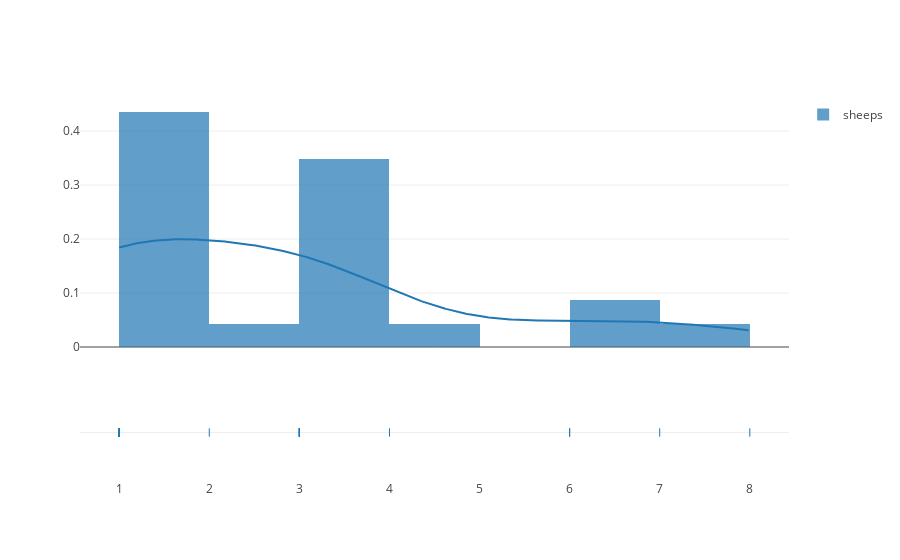

The notebook cell saved with this chart:
### Code cell
sheeps1 = sheeps[sheeps < q[.3]].dropna()
sheeps2 = sheeps[sheeps.between(q[.3], q[.91])].dropna()
sheeps3 = sheeps[sheeps.between(q[.91], q[1])].dropna()
#fig = ff.create_distplot([sheeps1.values, sheeps2.values, sheeps3.values], ['poor', 'medium', 'rich'])
fig = ff.create_distplot([sheeps.values], ['sheeps'])
iplot (fig)

### Figure 1 — Plotly figure (JSON) as saved in the notebook; plotly's stock layout.template omitted (floating-point values rounded to 4 significant figures; data arrays with more than 128 entries replaced by an {"elided": "..."} marker saying what was removed)
{"data": [{"autobinx": false, "histnorm": "probability density", "legendgroup": "sheeps", "marker": {"color": "rgb(31, 119, 180)"}, "name": "sheeps", "opacity": 0.7, "type": "histogram", "x": [3, 3, 3, 1, 1, 6, 1, 6, 8, 1, 3, 7, 2, 3, 1, 3, 3, 1, 4, 1, 3, 1, 1, 1], "xaxis": "x1", "xbins": {"end": 8, "size": 1, "start": 1}, "yaxis": "y1"}, {"legendgroup": "sheeps", "marker": {"color": "rgb(31, 119, 180)"}, "mode": "lines", "name": "sheeps", "showlegend": false, "type": "scatter", "x": {"elided": "500 float values"}, "xaxis": "x1", "y": {"elided": "500 float values"}, "yaxis": "y1"}, {"legendgroup": "sheeps", "marker": {"color": "rgb(31, 119, 180)", "symbol": "line-ns-open"}, "mode": "markers", "name": "sheeps", "showlegend": false, "text": null, "type": "scatter", "x": [3, 3, 3, 1, 1, 6, 1, 6, 8, 1, 3, 7, 2, 3, 1, 3, 3, 1, 4, 1, 3, 1, 1, 1], "xaxis": "x1", "y": ["sheeps", "sheeps", "sheeps", "sheeps", "sheeps", "sheeps", "sheeps", "sheeps", "sheeps", "sheeps", "sheeps", "sheeps", "sheeps", "sheeps", "sheeps", "sheeps", "sheeps", "sheeps", "sheeps", "sheeps", "sheeps", "sheeps", "sheeps", "sheeps"], "yaxis": "y2"}], "layout": {"barmode": "overlay", "hovermode": "closest", "legend": {"traceorder": "reversed"}, "xaxis1": {"anchor": "y2", "domain": [0, 1], "zeroline": false}, "yaxis1": {"anchor": "free", "domain": [0.35, 1], "position": 0}, "yaxis2": {"anchor": "x1", "domain": [0, 0.25], "dtick": 1, "showticklabels": false}}}
